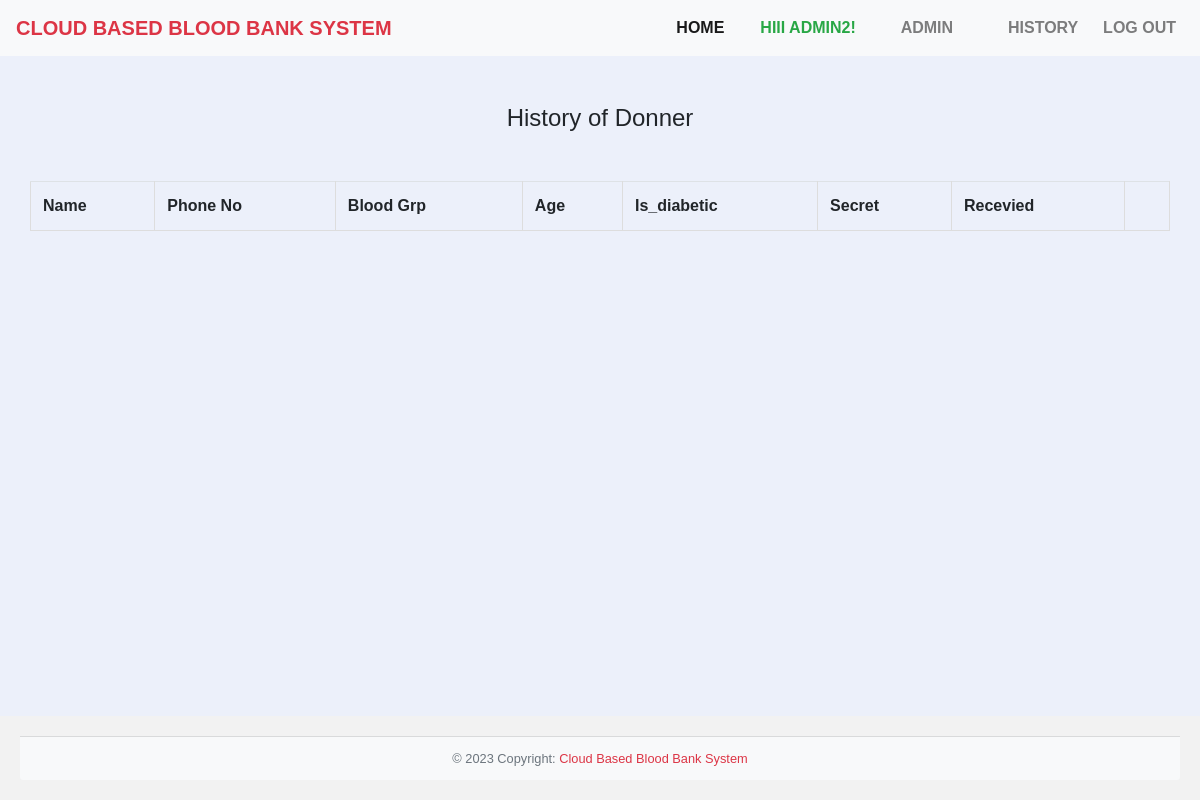
/BankAdminPage (signed in), run on an earlier commit of the app's database.
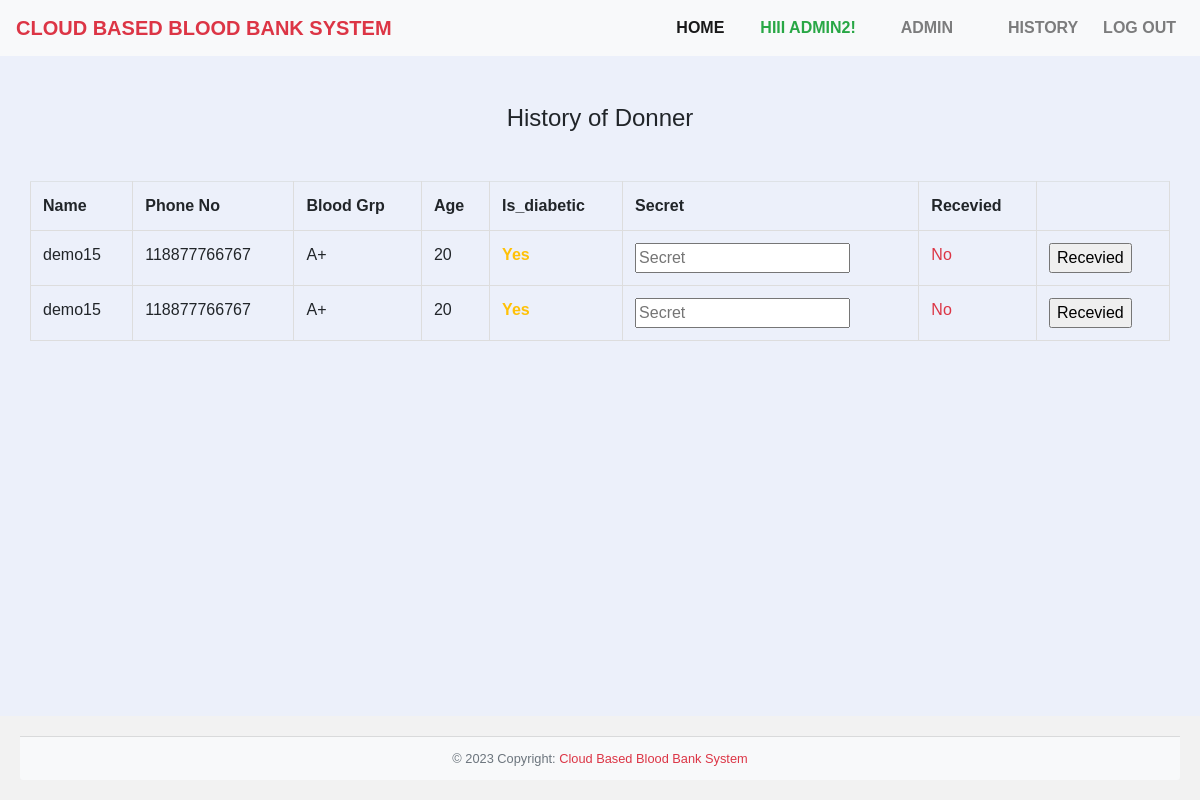
And on a later commit of the database.
### BankApp/models.py (models this page shows, shortened)
class DonnerModel(models.Model):
    fullname = models.CharField(max_length=100)
    Did = models.ForeignKey(User, on_delete=models.CASCADE)
    phone_no = models.IntegerField()
    BloodGrp = models.CharField(max_length=20)
    Age = models.IntegerField()
    is_diabitic =  models.BooleanField()
    Bid = models.ForeignKey(Banks, on_delete=models.CASCADE)
    donnate_date = models.DateField()
    is_recived_by_bank = models.BooleanField(default=False)
    Secret = models.CharField(max_length=100,default="SGN1ONS")

### BankApp/views.py (the view, shortened to what this page needs)
# urls.py: path("BankAdminPage", views.BankAdminPage, name="BankAdminPage"),
def BankAdminPage(request):
	DonnerData = DonnerModel.objects.filter(is_recived_by_bank=0)
	return render (request=request, template_name="BankAdmin.html", context={"DonnerData":DonnerData,"is_history":True,})

### templates/BankAdmin.html (shortened to what this page needs)
{% extends "base.html" %}
{% block content %}
<h4 class="text-center mt-5 mb-5">
	History of Donner
</h4>
{% if request.user.is_staff%}
<table class="table table-stripped container ">
  <tr >
    <th>Name</th>
    <th>Phone No</th>
    <th>Blood Grp</th>
	<th>Age</th>
	<th>Is_diabetic</th>
	{% if is_history %}
		<th>Secret </th>
	{%endif%}
	<th>Recevied</th>
	{% if is_history %}
		<th></th>
	{%endif%}
  </tr>
  {% for i in DonnerData %}
	  <form method="POST">
	<tr>
		<td>{{i.fullname}}</td>
		<td>{{i.phone_no}}</td>
		<td>{{i.BloodGrp}}</td>
		<td>{{i.Age}}</td>
		<td>
		{% if i.is_diabitic %}
			<span class="text-warning"><b>Yes</b></span>
		{%else%}
		No
		{%endif%}
		</td>
		{% if is_history %}
		<td>
			<input type="text" name="Secret" placeholder="Secret">
		</td>
		{%endif%}
		<td>
		{% if i.is_recived_by_bank %}
		<span class="text-success">	<b>Yes</b></span>
		{%else%}
		<span class="text-danger">No</span>
		{%endif%}
		</td>
		{% if is_history %}
		<td>
			<input type="submit" name="login" value="Recevied">
		</td>
		{%endif%}
		</form>
	{%endfor%}
</table>
{%else%}
<h1> You are not authorize to see this page.</h1>
{%endif%}
{% endblock %}

What changed in the data, as far as the page shows it:
added DonnerModel: fullname "demo15", phone_no "118877766767", BloodGrp "A+", Age "20", is_diabitic "Yes", is_recived_by_bank "No"
added DonnerModel: fullname "demo15", phone_no "118877766767", BloodGrp "A+", Age "20", is_diabitic "Yes", is_recived_by_bank "No"
